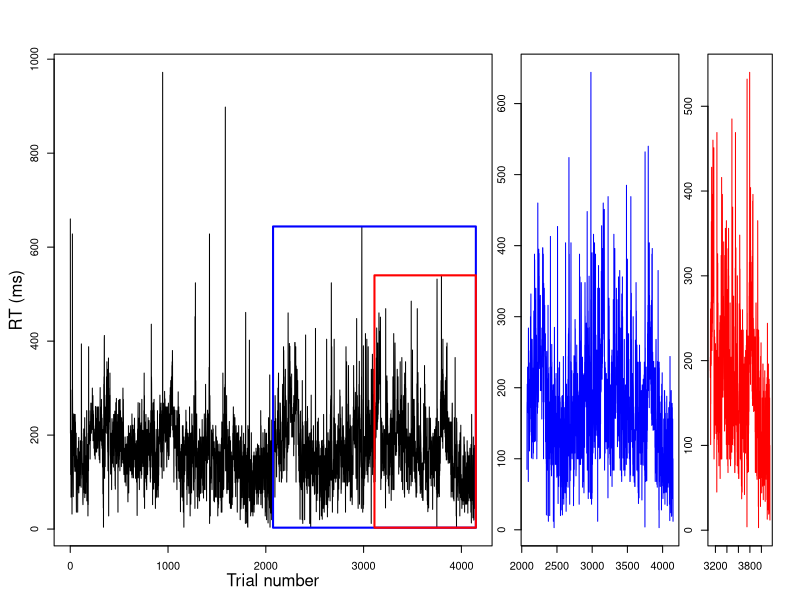

This chart was generated by the following R code:
#
#
# visualization of RT data as fractal / coded by Rick Dale, fall 2023
# updated spring: 2024, using Van Orden et al. 2005 data sample
# Thanks to Prof. Jay Holden for sharing this data sample
# https://doi.org/10.1037/0096-3445.134.1.117
#
# 

# load ~8,000 trial series of simple reaction time, one participant
rts = read.table('van_orden_et_al_2005.txt')$V1

# check
rts[1]
rts = rts[rts<1000] # omit a few outliers (> 1s)

#
# plot at 3 scales
#

pdf(file='rt_fractal.pdf',height=3,width=10)

layout_matrix = matrix(c(1,1,1,1,1,2,2,3),byrow = T,nrow = 1)
layout(layout_matrix)
par(oma=c(4,4,0,0),mar=c(0,0,4,2)+0.1)

ntrials=length(rts)/2 # let's go up to ~4,000 trials for illustration
scale1=1:ntrials
scale2=round(ntrials/2):ntrials
scale3=round(ntrials/2+ntrials/4):ntrials

plot(rts[scale1],lwd=1,type='l')
mtext(side=2,line=2.25,'RT (ms)')
mtext(side=1,line=2.25,'Trial number')

# color subsidiary series
rect(min(scale2),min(rts[scale2],na.rm=T),
     max(scale2),max(rts[scale2],na.rm=T),
     border='blue',col=NA,lwd=2)
rect(min(scale3),min(rts[scale3],na.rm=T),
     max(scale3),max(rts[scale3],na.rm=T),
     border='red',col=NA,lwd=2)

# plot these subsidiary series separately
plot(scale2,rts[scale2],lwd=1,type='l',col='blue')
plot(scale3,rts[scale3],lwd=1,type='l',col='red')

dev.off()




